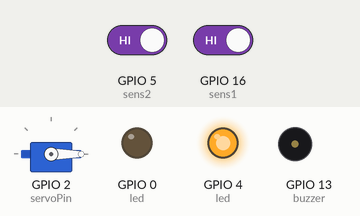
This sketch was run on a simulated ESP8266 (NodeMCU). Parts: servo, output pins drawn as LEDs (lit = HIGH), buzzer (waves = sounding, pin HIGH). The inputs (shaded band) are chosen by the test bench; at power-on: GPIO 5 (sens2) HIGH, GPIO 16 (sens1) HIGH. WiFi joins after 1.5 s; servers stay silent unless stated; what the sketch prints to the serial monitor is not drawn.

Above: at 2.7 s.
2.8 s: GPIO 5 (sens2) driven LOW
At 4.4 s:
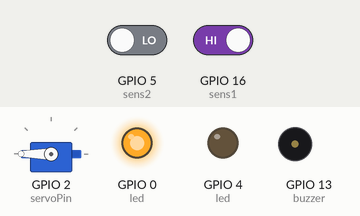
5.4 s: GPIO 16 (sens1) driven LOW
At 5.62 s:
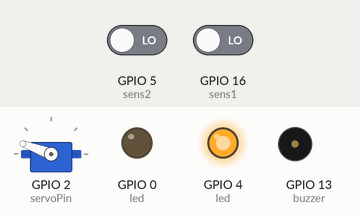
8.4 s: GPIO 16 (sens1) driven HIGH
At 8.85 s:
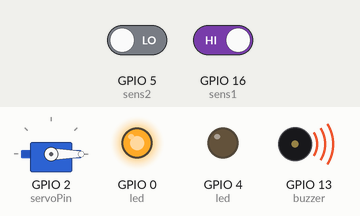
Timing chart, 0 to 11.4 s (numbered marks = the images above; inputs shaded):
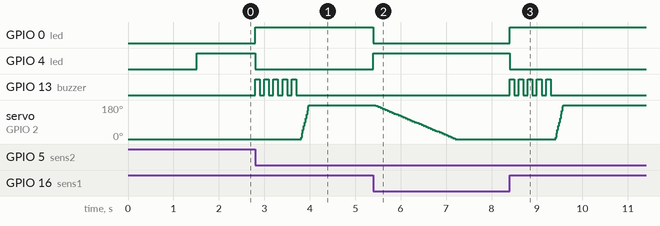

The sketch:

project-final.ino
```cpp
#include <ESP8266WiFi.h>
#include "Adafruit_MQTT.h"
#include "Adafruit_MQTT_Client.h"
#include <Servo.h>

#define servoPin 2
#define sens1 16
#define sens2 5
#define buzzer 13

#define WLAN_SSID       "ABCDE"
#define WLAN_PASS       "11111118"

#define AIO_SERVER      "io.adafruit.com"
#define AIO_SERVERPORT  1883
#define AIO_USERNAME    "Group9"
#define AIO_KEY         "aio_DIah63TMAZmbOECeWW4ro8Evtls0"


Servo servo1;

void beep()
{
    for(int a=0;a<5;a++)
    {
    digitalWrite(buzzer, HIGH);
    delay(100);
    digitalWrite(buzzer, LOW);
    delay(100);
    }
}

WiFiClient client;     // Create an ESP8266 WiFiClient class to connect to the MQTT server.

Adafruit_MQTT_Client mqtt(&client, AIO_SERVER, AIO_SERVERPORT, AIO_USERNAME, AIO_KEY);

Adafruit_MQTT_Publish STATUS1 = Adafruit_MQTT_Publish(&mqtt, AIO_USERNAME "/feeds/STATUS1");


void setup()

{

    Serial.begin(115200);
    delay(10);

    servo1.attach(servoPin);

  //  mqtt.subscribe(&STATUS1);

    pinMode(sens1, INPUT);
    pinMode(sens2, INPUT);
    pinMode(4, OUTPUT);  // led
    pinMode(0, OUTPUT);  // led
    pinMode(13, OUTPUT); // buzzer

    servo1.write(0);


  Serial.println(); Serial.println();       // Connect to WiFi access point.
  Serial.print("Connecting to ");
  Serial.println(WLAN_SSID);
  WiFi.begin(WLAN_SSID, WLAN_PASS);
  while (WiFi.status() != WL_CONNECTED)
  {
    delay(500);
    Serial.print(".");
  }
  Serial.println();
  Serial.println("WiFi connected");
  Serial.println("IP address: ");
  Serial.println(WiFi.localIP());

   //connect();        // connect to adafruit io


}

void MQTT_connect()                 // connect to adafruit via mqtt
{

  Serial.print(F("connecting to Adafruit io..."));
  int8_t tra;
  while ((tra = mqtt.connect()) !=0)
  {
    switch (tra)
    {
      case 1: Serial.println(F("Wrong protocol"));        break;
      case 2: Serial.println(F("ID rejected"));           break;
      case 3: Serial.println(F("Server unavailable"));    break;
      case 4: Serial.println(F("Bad user/pass"));         break;
      case 5: Serial.println(F("Not authorized"));        break;
      case 6: Serial.println(F("Failed to Subscribe"));   break;
      default: Serial.println(F("Connection failed"));    break;
    }

    if(tra >= 0)
    mqtt.disconnect();


    Serial.println(F("Retrying connection..."));
    delay(10000);

  }
  Serial.println(F("Adafruit io connected"));
}

void loop()
{

  if(! mqtt.ping(3))
  {
    //reconnect to adafruit io

    if(! mqtt.connected())
    MQTT_connect();
  }


  int i,val1,val2;
    val1 = digitalRead(sens1);
    val2 = digitalRead(sens2);
    digitalWrite(4, HIGH);

    if (val1 == 0 || val2 == 0)
    {
        if (val1 == 0)
        {

         Serial.print("...");
         if (! STATUS1.publish("Train arrived"))
         {
          Serial.println(F("Failed"));
         }
          else
         {
          Serial.println(F("OK!"));
         }


            digitalWrite(0, HIGH);
            digitalWrite(4, LOW);
            beep();

            for (i = 0; i < 180; i += 10)
            {
                servo1.write(i);
                delay(10);
            }
            while (digitalRead(sens2) == 1)
            {
                servo1.write(180);
            }
            if (digitalRead(sens2)==0)
            {


                Serial.print("...");
                if (! STATUS1.publish("Train departed"))
                {
                Serial.println(F("Failed"));
                }
                else
                {
                  Serial.println(F("OK!"));
                }


            digitalWrite(0, LOW);
            digitalWrite(4, HIGH);
            for (i = 180; i >= 0; i -= 5)
            {
                servo1.write(i);
                delay(50);
            }
            while (digitalRead(sens2) == 0)
            {
                servo1.write(0);

            }


        }
        }
        else if (val2 == 0)
        {
            Serial.print("...");
         if (! STATUS1.publish("Train arrived"))
         {
          Serial.println(F("Failed"));
         }
          else
         {
          Serial.println(F("OK!"));
         }


            digitalWrite(0, HIGH);
            digitalWrite(4, LOW);
            beep();
            for (i = 0; i < 180; i += 10
            )
            {
                servo1.write(i);
                delay(10);
            }
            while (digitalRead(sens1) == 1)
            {
               servo1.write(180);
            }

            if (digitalRead(sens1)==0)
            {

               Serial.print("...");
                if (! STATUS1.publish("Train departed"))
                {
                Serial.println(F("Failed"));
                }
                else
                {
                  Serial.println(F("OK!"));
                }


            digitalWrite(0, LOW);
            digitalWrite(4, HIGH);
            for (i = 180; i >= 0; i -= 5)
            {
                servo1.write(i);
                delay(50);
            }

            while (digitalRead(sens1) == 0)
            {
                servo1.write(0);

            }

         }
    }
        }
    }
```

Measured:
- after the input at 2.8 s, GPIO 0 (led): LOW → HIGH at once; GPIO 4 (led): HIGH → LOW at once; GPIO 13 (buzzer): alternates HIGH for 0.10 s and LOW for 0.10 s, 10 changes in all, then stays LOW, starting at once; servo on GPIO 2 (servoPin): moves from 0° to 180° over 0.17 s, starting after 1.0 s
- after the input at 5.4 s, GPIO 0 (led): HIGH → LOW at once; GPIO 4 (led): LOW → HIGH at once; servo on GPIO 2 (servoPin): moves from 180° to 0° over 1.8 s, starting after 0.05 s
- after the input at 8.4 s, GPIO 0 (led): LOW → HIGH at once; GPIO 4 (led): HIGH → LOW at once; GPIO 13 (buzzer): alternates HIGH for 0.10 s and LOW for 0.10 s, 10 changes in all, then stays LOW, starting at once; servo on GPIO 2 (servoPin): moves from 0° to 180° over 0.17 s, starting after 1.0 s
